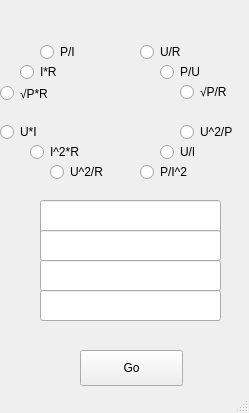
<?xml version="1.0" encoding="UTF-8"?>
<ui version="4.0">
 <class>MainWindow</class>
 <widget class="QMainWindow" name="MainWindow">
  <property name="geometry">
   <rect>
    <x>0</x>
    <y>0</y>
    <width>249</width>
    <height>413</height>
   </rect>
  </property>
  <property name="windowTitle">
   <string>MainWindow</string>
  </property>
  <widget class="QWidget" name="centralwidget">
   <widget class="QRadioButton" name="ukpur">
    <property name="geometry">
     <rect>
      <x>0</x>
      <y>83</y>
      <width>114</width>
      <height>21</height>
     </rect>
    </property>
    <property name="text">
     <string>√P*R</string>
    </property>
   </widget>
   <widget class="QRadioButton" name="uiur">
    <property name="geometry">
     <rect>
      <x>20</x>
      <y>60</y>
      <width>114</width>
      <height>24</height>
     </rect>
    </property>
    <property name="text">
     <string>I*R</string>
    </property>
   </widget>
   <widget class="QRadioButton" name="updi">
    <property name="geometry">
     <rect>
      <x>40</x>
      <y>40</y>
      <width>114</width>
      <height>24</height>
     </rect>
    </property>
    <property name="text">
     <string>P/I</string>
    </property>
   </widget>
   <widget class="QRadioButton" name="iudr">
    <property name="geometry">
     <rect>
      <x>140</x>
      <y>40</y>
      <width>114</width>
      <height>24</height>
     </rect>
    </property>
    <property name="text">
     <string>U/R</string>
    </property>
   </widget>
   <widget class="QRadioButton" name="ipdu">
    <property name="geometry">
     <rect>
      <x>160</x>
      <y>60</y>
      <width>114</width>
      <height>24</height>
     </rect>
    </property>
    <property name="text">
     <string>P/U</string>
    </property>
   </widget>
   <widget class="QRadioButton" name="ikpdr">
    <property name="geometry">
     <rect>
      <x>180</x>
      <y>80</y>
      <width>114</width>
      <height>24</height>
     </rect>
    </property>
    <property name="text">
     <string>√P/R</string>
    </property>
   </widget>
   <widget class="QRadioButton" name="puui">
    <property name="geometry">
     <rect>
      <x>0</x>
      <y>120</y>
      <width>114</width>
      <height>24</height>
     </rect>
    </property>
    <property name="text">
     <string>U*I</string>
    </property>
   </widget>
   <widget class="QRadioButton" name="pi2ur">
    <property name="geometry">
     <rect>
      <x>30</x>
      <y>140</y>
      <width>114</width>
      <height>24</height>
     </rect>
    </property>
    <property name="text">
     <string>I^2*R</string>
    </property>
   </widget>
   <widget class="QRadioButton" name="pu2dr">
    <property name="geometry">
     <rect>
      <x>50</x>
      <y>160</y>
      <width>114</width>
      <height>24</height>
     </rect>
    </property>
    <property name="text">
     <string>U^2/R</string>
    </property>
   </widget>
   <widget class="QRadioButton" name="ru2dp">
    <property name="geometry">
     <rect>
      <x>180</x>
      <y>120</y>
      <width>114</width>
      <height>24</height>
     </rect>
    </property>
    <property name="text">
     <string>U^2/P</string>
    </property>
   </widget>
   <widget class="QRadioButton" name="rudi">
    <property name="geometry">
     <rect>
      <x>160</x>
      <y>140</y>
      <width>114</width>
      <height>24</height>
     </rect>
    </property>
    <property name="text">
     <string>U/I</string>
    </property>
   </widget>
   <widget class="QRadioButton" name="rpdi2">
    <property name="geometry">
     <rect>
      <x>140</x>
      <y>160</y>
      <width>114</width>
      <height>24</height>
     </rect>
    </property>
    <property name="text">
     <string>P/I^2</string>
    </property>
   </widget>
   <widget class="QLineEdit" name="uText">
    <property name="geometry">
     <rect>
      <x>40</x>
      <y>200</y>
      <width>181</width>
      <height>36</height>
     </rect>
    </property>
   </widget>
   <widget class="QLineEdit" name="iText">
    <property name="geometry">
     <rect>
      <x>40</x>
      <y>230</y>
      <width>181</width>
      <height>31</height>
     </rect>
    </property>
   </widget>
   <widget class="QLineEdit" name="rText">
    <property name="geometry">
     <rect>
      <x>40</x>
      <y>260</y>
      <width>181</width>
      <height>31</height>
     </rect>
    </property>
   </widget>
   <widget class="QLineEdit" name="pText">
    <property name="geometry">
     <rect>
      <x>40</x>
      <y>290</y>
      <width>181</width>
      <height>31</height>
     </rect>
    </property>
   </widget>
   <widget class="QPushButton" name="pushButton">
    <property name="geometry">
     <rect>
      <x>80</x>
      <y>350</y>
      <width>103</width>
      <height>36</height>
     </rect>
    </property>
    <property name="text">
     <string>Go</string>
    </property>
   </widget>
  </widget>
  <widget class="QStatusBar" name="statusbar"/>
 </widget>
 <resources/>
 <connections/>
</ui>
